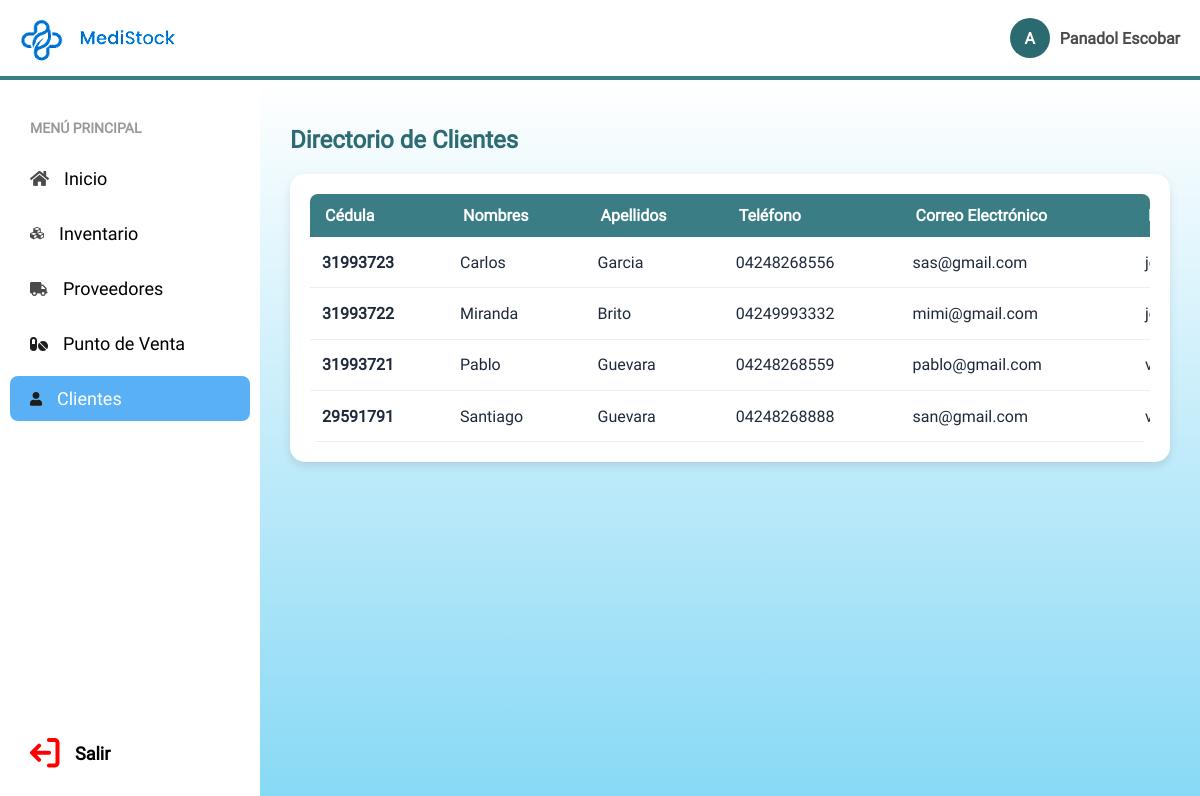
Page /ventanas/clientes/clientes.php (signed in) on the committed database.
### tables this page shows
CREATE TABLE `clientes` (
  `id` int(11) NOT NULL,
  `cedula` varchar(20) NOT NULL,
  `nombre` varchar(50) NOT NULL,
  `apellido` varchar(50) NOT NULL,
  `email` varchar(100) NOT NULL,
  `telefono` varchar(20) NOT NULL,
  `direccion` text DEFAULT NULL,
  `fecha_registro` timestamp NOT NULL DEFAULT current_timestamp()
);

### ventanas/clientes/clientes.php (the view, shortened to what this page needs)
<?php
require '../login/php/conexion.php';
$query_clientes = "SELECT * FROM clientes ORDER BY nombre ASC";
$resultado = $conn->query($query_clientes);
?>
<!DOCTYPE html>
<html lang="es">
<head>
    <link rel="stylesheet" href="../../css/globals.css">
    <link rel="stylesheet" href="../../css/style.css">
</head>
<body>
    <div class="app-container">
        <header class="header">
          <div class="header-left">
            <img class="logo" src="../../img/logo.png" alt="Logo" />
            <img class="texto" src="../../img/tipografia.png" alt="MediStock" />
          </div>
          <div class="header-user">
            <div class="user-avatar"><?php echo substr($_SESSION['rol'], 0, 1); ?></div>
            <span><?php echo $_SESSION['nombre_completo']; ?></span>
          </div>
        </header>
        <aside class="sidebar">
          <div class="sidebar-title">MENÚ PRINCIPAL</div>
          <?php if(isset($_SESSION['rol']) && $_SESSION['rol'] === 'Administrador'): ?>
            <a href="../menuprincipal/menu.php" class="sidebar-item" style="color: inherit; text-decoration: none;">
                <img src="../../img/home.png" alt=""> <span>Inicio</span>
            </a>
            <a href="../inventario/inventario.php" class="sidebar-item" style="color: inherit; text-decoration: none;">
                <img src="../../img/inventory.png" alt=""> <span>Inventario</span>
            </a>
            <a href="../proovedores/proovedores.php" class="sidebar-item" style="color: inherit; text-decoration: none;">
                <img src="../../img/cargamento.png" alt="" /> <span>Proveedores</span>
            </a>
          <?php endif; ?>
          <a href="../vendedor/vendedor.php" class="sidebar-item" style="color: inherit; text-decoration: none;">
              <img src="../../img/pastilla.png" alt=""> <span>Punto de Venta</span>
          </a>
          <div class="sidebar-item active">
              <img src="../../img/usuario.png" alt=""> <span>Clientes</span>
          </div>
          <a href="../login/login.php" class="sidebar-item logout-btn" style="color: inherit; text-decoration: none;">
              <img src="../../img/salir.png" alt=""> <span>Salir</span>
          </a>
        </aside>
        <main class="main-content">
            <h1 class="page-title">Directorio de Clientes</h1>
            <div class="table-section">
                <div class="table-responsive">
                    <table class="inventory-table">
                        <thead>
                            <tr>
                                <th>Cédula</th>
                                <th>Nombres</th>
                                <th>Apellidos</th>
                                <th>Teléfono</th>
                                <th>Correo Electrónico</th>
                                <th>Dirección</th>
                            </tr>
                        </thead>
                        <tbody>
                            <?php if($resultado && $resultado->num_rows > 0): ?>
                                <?php while($c = $resultado->fetch_assoc()): ?>
                                    <tr>
                                        <td><strong><?php echo htmlspecialchars($c['cedula']); ?></strong></td>
                                        <td><?php echo htmlspecialchars($c['nombre']); ?></td>
                                        <td><?php echo htmlspecialchars($c['apellido']); ?></td>
                                        <td><?php echo htmlspecialchars($c['telefono']); ?></td>
                                        <td><?php echo isset($c['email']) ? htmlspecialchars($c['email']) : 'N/A'; ?></td>
                                        <td><?php echo isset($c['direccion']) && !empty($c['direccion']) ? htmlspecialchars($c['direccion']) : '<span style="color:#94a3b8; font-style:italic;">No registrada</span>'; ?></td>
                                    </tr>
                                <?php endwhile; ?>
                            <?php endif; ?>
                        </tbody>
                    </table>
                </div>
            </div>
        </main>
    </div>
</body>
</html>

### css/globals.css (style rules this page uses)
* { -webkit-font-smoothing: antialiased; box-sizing: border-box; }
html, body { margin: 0px; height: 100%; }
a { text-decoration: none; }

### css/style.css (style rules this page uses)
body, html { margin: 0; padding: 0; height: 100vh; font-family: "Roboto-Regular", Helvetica, sans-serif; overflow: hidden; background-color: #f3f8fb; }
* { scrollbar-width: none; -ms-overflow-style: none; }
.app-container { display: grid; grid-template-columns: 260px 1fr; grid-template-rows: 80px 1fr; height: 100vh; }
.header { grid-column: 1 / -1; background-color: #ffffff; border-bottom: 4px solid #3b7d85; display: flex; justify-content: space-between; align-items: center; padding: 0 20px; z-index: 10; }
.header-left { display: flex; align-items: center; gap: 15px; }
.header-left img.logo { height: 50px; }
.header-left img.texto { height: 18px; }
.header-user { display: flex; align-items: center; gap: 10px; font-weight: bold; color: #4b4b4b; }
.user-avatar { background-color: #2b6b6f; color: white; width: 40px; height: 40px; border-radius: 50%; display: flex; justify-content: center; align-items: center; }
.sidebar { background-color: #ffffff; box-shadow: 4px 0px 10px rgba(0,0,0,0.05); padding: 20px 10px; display: flex; flex-direction: column; gap: 10px; }
.sidebar-item { display: flex; align-items: center; gap: 15px; padding: 12px 20px; color: #4b4b4b; font-size: 18px; border-radius: 8px; cursor: pointer; transition: 0.2s; }
.sidebar-item.active { background-color: #5ab0f4; color: white; }
.sidebar-title { font-weight: bold; color: #999; font-size: 14px; margin: 20px 0 10px 20px; }
.logout-btn { margin-top: auto; color: #d94a4a; font-weight: bold; }
.main-content { background: linear-gradient(180deg, #ffffff 0%, #87d9f5 100%); padding: 30px; overflow-y: auto; }
h1.page-title { color: #2b6b71; font-size: 24px; margin-bottom: 20px; font-weight: 600; }
.table-section { background: white; border-radius: 15px; padding: 20px; box-shadow: 0 4px 10px rgba(0,0,0,0.1); }
.table-responsive { width: 100%; overflow-x: auto; }
.inventory-table { width: 100%; border-collapse: collapse; min-width: 1100px; }
.inventory-table th { background-color: #3b8b5a; color: white; padding: 12px; text-align: left; font-weight: 600; }
.inventory-table td { padding: 12px; border-bottom: 1px solid #eee; color: #1e293b; }
.table-responsive { max-height: 60vh; overflow-y: auto; border-radius: 8px; }
.inventory-table thead th { position: sticky; top: 0; background-color: #3b7d85; color: #ffffff; z-index: 10; box-shadow: 0 2px 4px rgba(0, 0, 0, 0.1); padding: 12px 15px; }

### rows in the picture
clientes: cedula "31993723", nombre "Carlos", apellido "Garcia", telefono "04248268556", email "sas@gmail.com"
clientes: cedula "31993722", nombre "Miranda", apellido "Brito", telefono "04249993332", email "mimi@gmail.com"
clientes: cedula "31993721", nombre "Pablo", apellido "Guevara", telefono "04248268559", email "pablo@gmail.com"
clientes: cedula "29591791", nombre "Santiago", apellido "Guevara", telefono "04248268888", email "san@gmail.com"

### other values in the picture
substr($_SESSION['rol'], 0, 1) "A"
$_SESSION['nombre_completo'] "Panadol Escobar"
